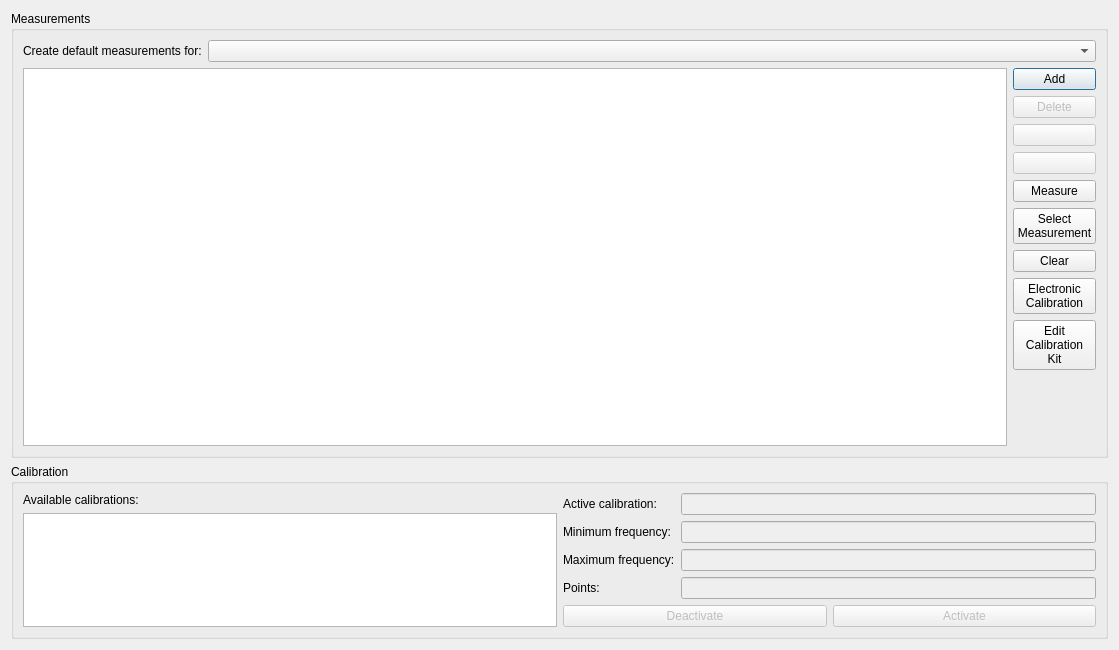
<?xml version="1.0" encoding="UTF-8"?>
<ui version="4.0">
 <class>CalibrationDialog</class>
 <widget class="QDialog" name="CalibrationDialog">
  <property name="geometry">
   <rect>
    <x>0</x>
    <y>0</y>
    <width>1119</width>
    <height>650</height>
   </rect>
  </property>
  <property name="windowTitle">
   <string>Calibration Measurements</string>
  </property>
  <property name="modal">
   <bool>true</bool>
  </property>
  <layout class="QVBoxLayout" name="verticalLayout_5">
   <item>
    <widget class="QGroupBox" name="groupBox">
     <property name="title">
      <string>Measurements</string>
     </property>
     <layout class="QVBoxLayout" name="verticalLayout_2">
      <item>
       <layout class="QHBoxLayout" name="horizontalLayout">
        <item>
         <widget class="QLabel" name="label">
          <property name="sizePolicy">
           <sizepolicy hsizetype="Maximum" vsizetype="Preferred">
            <horstretch>0</horstretch>
            <verstretch>0</verstretch>
           </sizepolicy>
          </property>
          <property name="text">
           <string>Create default measurements for:</string>
          </property>
         </widget>
        </item>
        <item>
         <widget class="QComboBox" name="createDefault"/>
        </item>
       </layout>
      </item>
      <item>
       <layout class="QHBoxLayout" name="horizontalLayout_2" stretch="1,0">
        <item>
         <widget class="QTableWidget" name="table">
          <property name="selectionBehavior">
           <enum>QAbstractItemView::SelectRows</enum>
          </property>
          <attribute name="horizontalHeaderStretchLastSection">
           <bool>true</bool>
          </attribute>
          <attribute name="verticalHeaderHighlightSections">
           <bool>false</bool>
          </attribute>
         </widget>
        </item>
        <item>
         <layout class="QVBoxLayout" name="verticalLayout">
          <item>
           <widget class="QPushButton" name="bAdd">
            <property name="sizePolicy">
             <sizepolicy hsizetype="Minimum" vsizetype="Fixed">
              <horstretch>0</horstretch>
              <verstretch>0</verstretch>
             </sizepolicy>
            </property>
            <property name="toolTip">
             <string>Add</string>
            </property>
            <property name="text">
             <string>Add</string>
            </property>
            <property name="icon">
             <iconset theme="list-add" resource="../icons.qrc">
              <normaloff>:/icons/add.svg</normaloff>:/icons/add.svg</iconset>
            </property>
           </widget>
          </item>
          <item>
           <widget class="QPushButton" name="bDelete">
            <property name="enabled">
             <bool>false</bool>
            </property>
            <property name="sizePolicy">
             <sizepolicy hsizetype="Minimum" vsizetype="Fixed">
              <horstretch>0</horstretch>
              <verstretch>0</verstretch>
             </sizepolicy>
            </property>
            <property name="toolTip">
             <string>Delete</string>
            </property>
            <property name="text">
             <string>Delete</string>
            </property>
            <property name="icon">
             <iconset theme="list-remove" resource="../icons.qrc">
              <normaloff>:/icons/remove.svg</normaloff>:/icons/remove.svg</iconset>
            </property>
           </widget>
          </item>
          <item>
           <widget class="QPushButton" name="bMoveUp">
            <property name="enabled">
             <bool>false</bool>
            </property>
            <property name="toolTip">
             <string>Move up</string>
            </property>
            <property name="text">
             <string/>
            </property>
            <property name="icon">
             <iconset theme="go-up" resource="../icons.qrc">
              <normaloff>:/icons/up.svg</normaloff>:/icons/up.svg</iconset>
            </property>
           </widget>
          </item>
          <item>
           <widget class="QPushButton" name="bMoveDown">
            <property name="enabled">
             <bool>false</bool>
            </property>
            <property name="toolTip">
             <string>Move down</string>
            </property>
            <property name="text">
             <string/>
            </property>
            <property name="icon">
             <iconset theme="go-down" resource="../icons.qrc">
              <normaloff>:/icons/down.svg</normaloff>:/icons/down.svg</iconset>
            </property>
           </widget>
          </item>
          <item>
           <widget class="QPushButton" name="measure">
            <property name="text">
             <string>Measure</string>
            </property>
            <property name="icon">
             <iconset theme="media-playback-start" resource="../icons.qrc">
              <normaloff>:/icons/play.svg</normaloff>:/icons/play.svg</iconset>
            </property>
           </widget>
          </item>
          <item>
           <widget class="QPushButton" name="selectMeasurement">
            <property name="text">
             <string>Select
Measurement</string>
            </property>
           </widget>
          </item>
          <item>
           <widget class="QPushButton" name="clearMeasurement">
            <property name="text">
             <string>Clear</string>
            </property>
            <property name="icon">
             <iconset theme="edit-delete" resource="../icons.qrc">
              <normaloff>:/icons/trash.svg</normaloff>:/icons/trash.svg</iconset>
            </property>
           </widget>
          </item>
          <item>
           <widget class="QPushButton" name="eCal">
            <property name="text">
             <string>Electronic
Calibration</string>
            </property>
           </widget>
          </item>
          <item>
           <widget class="QPushButton" name="editCalkit">
            <property name="sizePolicy">
             <sizepolicy hsizetype="Minimum" vsizetype="Fixed">
              <horstretch>0</horstretch>
              <verstretch>0</verstretch>
             </sizepolicy>
            </property>
            <property name="text">
             <string>Edit
Calibration
Kit</string>
            </property>
           </widget>
          </item>
          <item>
           <spacer name="verticalSpacer">
            <property name="orientation">
             <enum>Qt::Vertical</enum>
            </property>
            <property name="sizeHint" stdset="0">
             <size>
              <width>18</width>
              <height>186</height>
             </size>
            </property>
           </spacer>
          </item>
         </layout>
        </item>
       </layout>
      </item>
     </layout>
    </widget>
   </item>
   <item>
    <widget class="QGroupBox" name="groupBox_2">
     <property name="title">
      <string>Calibration</string>
     </property>
     <layout class="QHBoxLayout" name="horizontalLayout_4">
      <item>
       <layout class="QVBoxLayout" name="verticalLayout_3">
        <item>
         <widget class="QLabel" name="label_2">
          <property name="text">
           <string>Available calibrations:</string>
          </property>
         </widget>
        </item>
        <item>
         <widget class="QListWidget" name="calibrationList"/>
        </item>
       </layout>
      </item>
      <item>
       <layout class="QVBoxLayout" name="verticalLayout_4">
        <item>
         <layout class="QFormLayout" name="formLayout">
          <item row="0" column="0">
           <widget class="QLabel" name="label_3">
            <property name="text">
             <string>Active calibration:</string>
            </property>
           </widget>
          </item>
          <item row="0" column="1">
           <widget class="QLineEdit" name="activeCalibration">
            <property name="enabled">
             <bool>false</bool>
            </property>
           </widget>
          </item>
          <item row="1" column="0">
           <widget class="QLabel" name="label_4">
            <property name="text">
             <string>Minimum frequency:</string>
            </property>
           </widget>
          </item>
          <item row="1" column="1">
           <widget class="SIUnitEdit" name="calMinFreq">
            <property name="enabled">
             <bool>false</bool>
            </property>
           </widget>
          </item>
          <item row="2" column="0">
           <widget class="QLabel" name="label_5">
            <property name="text">
             <string>Maximum frequency:</string>
            </property>
           </widget>
          </item>
          <item row="2" column="1">
           <widget class="SIUnitEdit" name="calMaxFreq">
            <property name="enabled">
             <bool>false</bool>
            </property>
           </widget>
          </item>
          <item row="3" column="0">
           <widget class="QLabel" name="label_6">
            <property name="text">
             <string>Points:</string>
            </property>
           </widget>
          </item>
          <item row="3" column="1">
           <widget class="SIUnitEdit" name="calPoints">
            <property name="enabled">
             <bool>false</bool>
            </property>
           </widget>
          </item>
         </layout>
        </item>
        <item>
         <spacer name="verticalSpacer_2">
          <property name="orientation">
           <enum>Qt::Vertical</enum>
          </property>
          <property name="sizeHint" stdset="0">
           <size>
            <width>20</width>
            <height>40</height>
           </size>
          </property>
         </spacer>
        </item>
        <item>
         <layout class="QHBoxLayout" name="horizontalLayout_3">
          <item>
           <widget class="QPushButton" name="deactivate">
            <property name="enabled">
             <bool>false</bool>
            </property>
            <property name="text">
             <string>Deactivate</string>
            </property>
           </widget>
          </item>
          <item>
           <widget class="QPushButton" name="activate">
            <property name="enabled">
             <bool>false</bool>
            </property>
            <property name="text">
             <string>Activate</string>
            </property>
           </widget>
          </item>
         </layout>
        </item>
       </layout>
      </item>
     </layout>
    </widget>
   </item>
  </layout>
 </widget>
 <customwidgets>
  <customwidget>
   <class>SIUnitEdit</class>
   <extends>QLineEdit</extends>
   <header>CustomWidgets/siunitedit.h</header>
  </customwidget>
 </customwidgets>
 <resources>
  <include location="../icons.qrc"/>
 </resources>
 <connections/>
</ui>
